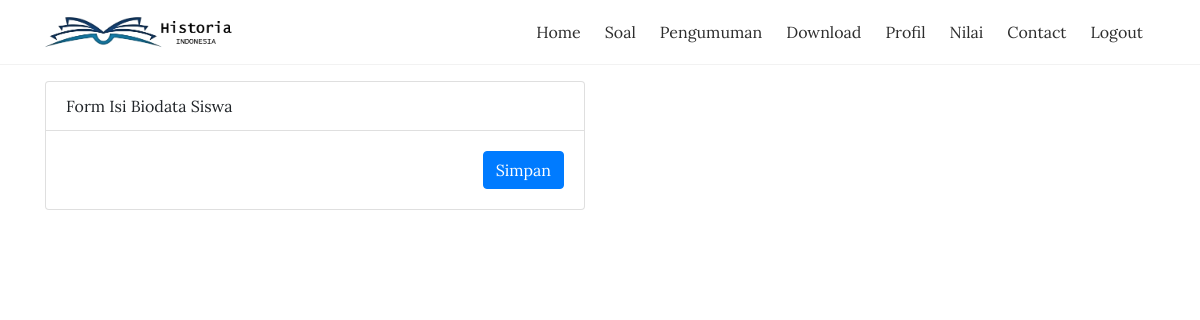
The app's page /index.php/siswa/biodata, older data.
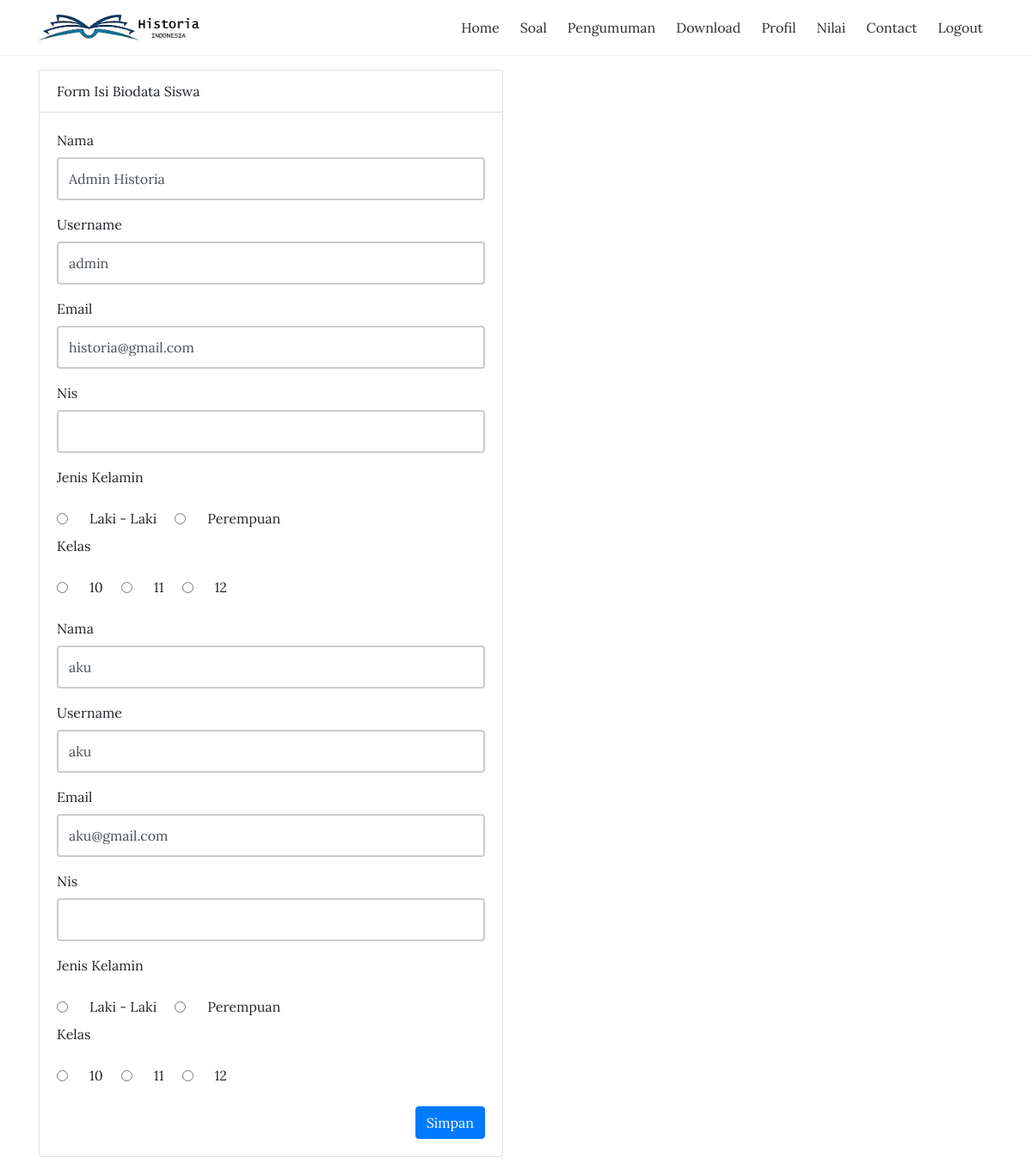
The same page, newer data.
### tables this page shows
CREATE TABLE `tbl_pengguna` (
  `pengguna_id` int(11) NOT NULL,
  `pengguna_nama` varchar(50) DEFAULT NULL,
  `pengguna_moto` varchar(100) DEFAULT NULL,
  `pengguna_jenkel` varchar(2) DEFAULT NULL,
  `pengguna_username` varchar(30) DEFAULT NULL,
  `pengguna_password` varchar(35) DEFAULT NULL,
  `nis_nip_nik` varchar(40) NOT NULL,
  `pengguna_tentang` text DEFAULT NULL,
  `pengguna_email` varchar(50) DEFAULT NULL,
  `pengguna_nohp` varchar(20) DEFAULT NULL,
  `pengguna_facebook` varchar(35) DEFAULT NULL,
  `pengguna_twitter` varchar(35) DEFAULT NULL,
  `pengguna_linkdin` varchar(35) DEFAULT NULL,
  `pengguna_google_plus` varchar(35) DEFAULT NULL,
  `pengguna_status` int(2) DEFAULT 1,
  `pengguna_level` varchar(3) DEFAULT NULL,
  `pengguna_register` timestamp NULL DEFAULT current_timestamp(),
  `pengguna_photo` varchar(40) DEFAULT NULL
);

### application/controllers/siswa/Biodata.php (called while the page is built, shortened)
<?php
class Biodata extends CI_Controller {
   public function __construct(){
        $this->load->model('m_profil');
        $this->load->library('session');
   }
    public function index()
    {
        $nis = $_SESSION['nis'];
        $data['title']='Biodata';
        $data['data_pengguna'] = $this->m_profil->cekPengguna($nis);
        $this->load->view('template/siswa/headerProfil',$data);
		$this->load->view('siswa/v_biodata',$data);
    }
}
?>

### index.php (called while the page is built, shortened)
<?php
require_once BASEPATH.'core/CodeIgniter.php';

### application/models/M_profil.php (called while the page is built, shortened)
<?php
class M_profil extends CI_Model{
    public function cekPengguna($nis){
        $hasil=$this->db->query("SELECT * FROM tbl_pengguna WHERE nis_nip_nik ='$nis'");
        return $hasil;
    }
}

### application/views/siswa/v_biodata.php (the view, shortened to what this page needs)
<div class="container">
    <div class="row mt-3">
        <div class="col-md-6">
            <div class="card">
                <div class="card-header">Form Isi Biodata Siswa</div>
                <div class="card-body">
                    <form action="<?php echo site_url().'siswa/biodata/submit'?>" method="post">
                        <?php foreach($data_pengguna->result() as $pengguna):?>
                        <div class="form-group">
                            <label for="nama">Nama</label>
                            <input type="text" class="form-control" id="nama" name="nama" value="<?= $pengguna->pengguna_nama; ?>">
                        </div>
                        <div class="form-group">
                            <label for="username">Username</label>
                            <input type="text" class="form-control" id="username" name="username" value="<?= $pengguna->pengguna_username; ?>">
                        </div>
                        <div class="form-group">
                            <label for="email">Email</label>
                            <input type="text" class="form-control" id="email" name="email" value="<?= $pengguna->pengguna_email; ?>">
                        </div>
                        <div class="form-group">
                            <label for="nis">Nis</label>
                            <input type="text" class="form-control" id="nis" name="nis" value="<?= $pengguna->nis_nip_nik; ?>">
                        </div>
                        <div class="form-group">
                            <label for="nis">Jenis Kelamin</label>
                        </div>
                        <div class="form-check form-check-inline" required>
                            <input class="form-check-input" type="radio" name="jk" id="inlineRadio1" value="L">
                            <label class="form-check-label" for="inlineRadio1">Laki - Laki</label>&nbsp;&nbsp;&nbsp;&nbsp;&nbsp;
                            <input class="form-check-input" type="radio" name="jk" id="inlineRadio2" value="P">
                            <label class="form-check-label" for="inlineRadio2">Perempuan</label>&nbsp;&nbsp;&nbsp;&nbsp;&nbsp;
                        </div><br>
                        <div class="form-group">
                            <label for="nis">Kelas</label>
                        </div>
                        <div class="form-check form-check-inline" required>
                        <input class="form-check-input" type="radio" name="kls" id="inlineRadio1" value="10">
                            <label class="form-check-label" for="inlineRadio1">10</label>&nbsp;&nbsp;&nbsp;&nbsp;&nbsp;
                            <input class="form-check-input" type="radio" name="kls" id="inlineRadio2" value="11">
                            <label class="form-check-label" for="inlineRadio2">11</label>&nbsp;&nbsp;&nbsp;&nbsp;&nbsp;
                            <input class="form-check-input" type="radio" name="kls" id="inlineRadio2" value="12">
                            <label class="form-check-label" for="inlineRadio2">12</label>&nbsp;&nbsp;&nbsp;&nbsp;&nbsp;
                        </div>
                        <?php endforeach; ?>
                        <button type="submit" name="submit" class="btn btn-primary float-right">Simpan</button>
                    </form>
                </div>
        </div>
    </div>
</div>
<br>

Row changes from the older to the newer data that the page shows:
now on this page (row edited): tbl_pengguna: nama "Admin Historia", username "admin", email "historia@gmail.com"
now on this page (row edited): tbl_pengguna: nama "aku", username "aku", email "aku@gmail.com"
